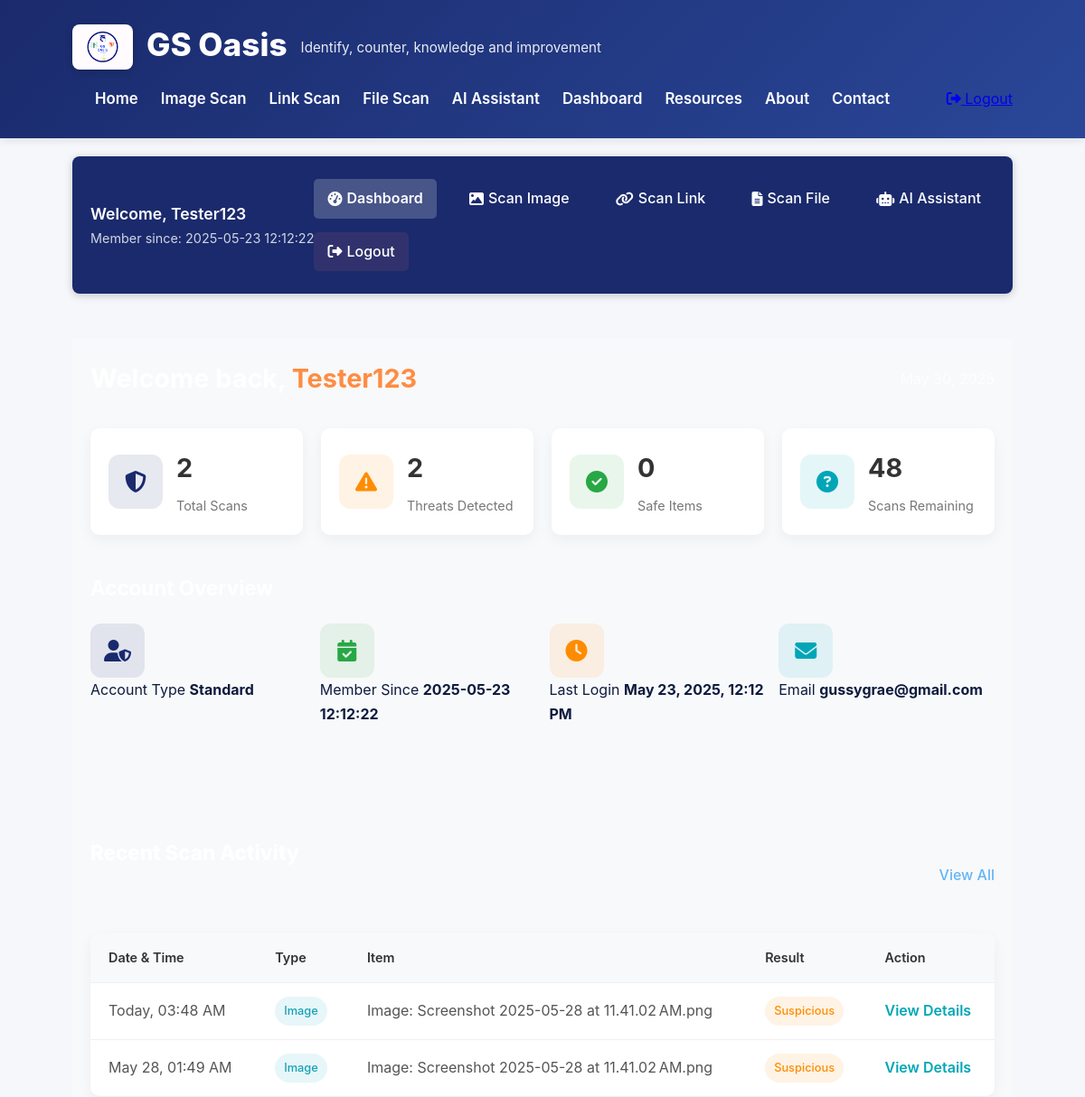
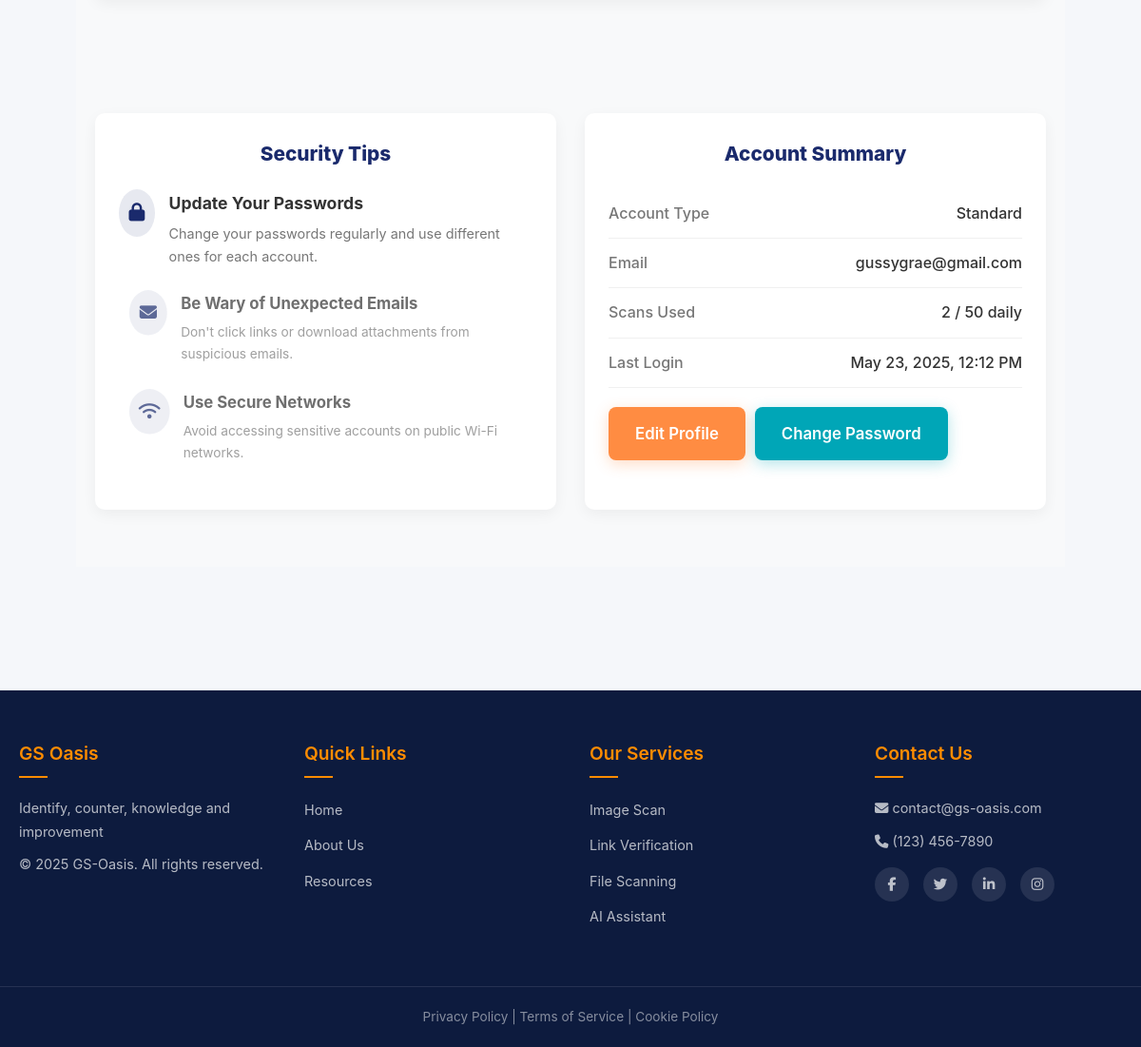
The app's page /dashboard (signed in) with its own data (2 pictures, top to bottom).
### tables this page shows
CREATE TABLE users (
                id INTEGER PRIMARY KEY AUTOINCREMENT,
                username TEXT UNIQUE NOT NULL,
                email TEXT NOT NULL,
                password TEXT NOT NULL
            , created_at TEXT, last_login TEXT, account_type TEXT);

CREATE TABLE scan_history (
                id INTEGER PRIMARY KEY AUTOINCREMENT,
                user_id INTEGER,
                scan_date TEXT DEFAULT CURRENT_TIMESTAMP,
                scan_type TEXT NOT NULL,
                scan_item TEXT NOT NULL,
                result TEXT NOT NULL,
                FOREIGN KEY (user_id) REFERENCES users(id)
            );

### gs-oasis/app.py (the view, shortened to what this page needs)
@app.route('/dashboard')
@login_required
def dashboard():
    username = session.get('username')
    with sqlite3.connect('database.db') as conn:
        cursor = conn.cursor()
        cursor.execute("PRAGMA table_info(users)")
        columns = [col[1] for col in cursor.fetchall()]
        select_fields = ["email"]
        if 'created_at' in columns:
            select_fields.append('created_at')
        if 'last_login' in columns:
            select_fields.append('last_login')
        query = f"SELECT {', '.join(select_fields)} FROM users WHERE username = ?"
        try:
            cursor.execute(query, (username,))
            user_data = cursor.fetchone()
            if user_data:
                email = user_data[0]
                join_date = "N/A"
                last_login = "N/A"
                field_index = 1
                if 'created_at' in columns and len(user_data) > field_index:
                    join_date = user_data[field_index] if user_data[field_index] else "N/A"
                    field_index += 1
                if 'last_login' in columns and len(user_data) > field_index:
                    last_login = user_data[field_index] if user_data[field_index] else "N/A"
            else:
                email = "N/A"
                join_date = "N/A"
                last_login = "N/A"
        except sqlite3.Error as e:
            print(f"Database error: {str(e)}")
            email = "N/A"
            join_date = "N/A"
            last_login = "N/A"
        user_id = session.get('user_id')
        try:
            cursor.execute("SELECT COUNT(*) FROM scan_history WHERE user_id = ?", (user_id,))
            scan_count = cursor.fetchone()[0] or 0
            cursor.execute("SELECT COUNT(*) FROM scan_history WHERE user_id = ? AND result LIKE '%suspicious%' OR result LIKE '%danger%' OR result LIKE '%scam%'", (user_id,))
            threat_count = cursor.fetchone()[0] or 0
            cursor.execute("SELECT COUNT(*) FROM scan_history WHERE user_id = ? AND result LIKE '%safe%'", (user_id,))
            safe_count = cursor.fetchone()[0] or 0
            daily_limit = 50  # Could make this dynamic based on account type
            remaining_scans = daily_limit - scan_count if scan_count < daily_limit else 0
        except sqlite3.Error as e:
            print(f"Error fetching scan statistics: {e}")
            scan_count = 0
            threat_count = 0
            safe_count = 0
            remaining_scans = 50
        if last_login != "N/A":
            try:
                login_time = time.strptime(last_login, "%Y-%m-%d %H:%M:%S")
                today = time.strftime("%Y-%m-%d")
                if time.strftime("%Y-%m-%d", login_time) == today:
                    last_login = "Today, " + time.strftime("%I:%M %p", login_time)
                else:
                    last_login = time.strftime("%b %d, %Y, %I:%M %p", login_time)
            except:
                pass
        current_date = time.strftime("%B %d, %Y")
        recent_activities = []
        try:
            cursor.execute("""
                SELECT scan_date, scan_type, scan_item, result
                FROM scan_history
                WHERE user_id = ?
                ORDER BY scan_date DESC LIMIT 10
            """, (user_id,))
            history_items = cursor.fetchall()
            for item in history_items:
                scan_date, scan_type, scan_item, result = item
                try:
                    item_date = time.strptime(scan_date, "%Y-%m-%d %H:%M:%S")
                    today = time.strftime("%Y-%m-%d")
                    yesterday = time.strftime("%Y-%m-%d", time.localtime(time.time() - 86400))
                    if time.strftime("%Y-%m-%d", item_date) == today:
                        formatted_date = "Today, " + time.strftime("%I:%M %p", item_date)
                    elif time.strftime("%Y-%m-%d", item_date) == yesterday:
                        formatted_date = "Yesterday, " + time.strftime("%I:%M %p", item_date)
                    else:
                        formatted_date = time.strftime("%b %d, %I:%M %p", item_date)
                except:
                    formatted_date = scan_date
                result_category = "safe"
                if "suspicious" in result.lower() or "warning" in result.lower():
                    result_category = "suspicious"
                elif "danger" in result.lower() or "scam" in result.lower() or "threat" in result.lower():
                    result_category = "dangerous"
                recent_activities.append({
                    "date": formatted_date,
                    "type": scan_type,
                    "item": scan_item,
                    "result": result_category
                })
        except sqlite3.Error as e:
            print(f"Error fetching scan history: {e}")
            recent_activities = [{
                "date": "No scan history available",
                "type": "none",
                "item": "Database error occurred",
                "result": "none"
            }]
    return render_template('dashboard.html',
                          username=username,
                          email=email,
                          join_date=join_date,
                          current_date=current_date,
                          scan_count=scan_count,
                          threat_count=threat_count,
                          safe_count=safe_count,
                          remaining_scans=remaining_scans,
                          last_login=last_login,
                          recent_activities=recent_activities)

### gs-oasis/templates/dashboard.html
{% extends 'base.html' %}
{% block content %}
<div class="dashboard-container">
    <div class="dashboard-topnav">
        <div class="user-info">
            <span class="welcome-message">Welcome, {{ username }}</span>
            <span class="member-since">Member since: {{ join_date }}</span>
        </div>
        <nav class="top-nav">
            <a href="{{ url_for('dashboard') }}" class="active"><i class="fas fa-tachometer-alt"></i> Dashboard</a>
            <a href="{{ url_for('scan_image') }}"><i class="fas fa-image"></i> Scan Image</a>
            <a href="{{ url_for('scan_link') }}"><i class="fas fa-link"></i> Scan Link</a>
            <a href="{{ url_for('scan_file') }}"><i class="fas fa-file-alt"></i> Scan File</a>
            <a href="{{ url_for('ai_assistant') }}"><i class="fas fa-robot"></i> AI Assistant</a>
            <a href="{{ url_for('logout') }}" class="logout-btn"><i class="fas fa-sign-out-alt"></i> Logout</a>
        </nav>
    </div>
    <div class="dashboard-main">
        <div class="dashboard-header">
            <h1>Welcome back, <span class="highlight">{{ username }}</span></h1>
            <div class="date">{{ current_date }}</div>
        </div>
        <div class="stats-overview">
            <div class="stat-card">
                <div class="stat-icon">
                    <i class="fas fa-shield-alt"></i>
                </div>
                <div class="stat-details">
                    <h3>{{ scan_count }}</h3>
                    <p>Total Scans</p>
                </div>
            </div>
            <div class="stat-card">
                <div class="stat-icon warning">
                    <i class="fas fa-exclamation-triangle"></i>
                </div>
                <div class="stat-details">
                    <h3>{{ threat_count }}</h3>
                    <p>Threats Detected</p>
                </div>
            </div>
            <div class="stat-card">
                <div class="stat-icon success">
                    <i class="fas fa-check-circle"></i>
                </div>
                <div class="stat-details">
                    <h3>{{ safe_count }}</h3>
                    <p>Safe Items</p>
                </div>
            </div>
            <div class="stat-card">
                <div class="stat-icon info">
                    <i class="fas fa-question-circle"></i>
                </div>
                <div class="stat-details">
                    <h3>{{ remaining_scans }}</h3>
                    <p>Scans Remaining</p>
                </div>
            </div>
        </div>
        <div class="quick-actions">
            <h2>Account Overview</h2>
            <div class="action-buttons">
                <div class="account-stat">
                    <div class="stat-icon">
                        <i class="fas fa-user-shield"></i>
                    </div>
                    <div class="stat-info">
                        <span>Account Type</span>
                        <strong>Standard</strong>
                    </div>
                </div>
                <div class="account-stat">
                    <div class="stat-icon success">
                        <i class="fas fa-calendar-check"></i>
                    </div>
                    <div class="stat-info">
                        <span>Member Since</span>
                        <strong>{{ join_date }}</strong>
                    </div>
                </div>
                <div class="account-stat">
                    <div class="stat-icon warning">
                        <i class="fas fa-clock"></i>
                    </div>
                    <div class="stat-info">
                        <span>Last Login</span>
                        <strong>{{ last_login }}</strong>
                    </div>
                </div>
                <div class="account-stat">
                    <div class="stat-icon info">
                        <i class="fas fa-envelope"></i>
                    </div>
                    <div class="stat-info">
                        <span>Email</span>
                        <strong>{{ email }}</strong>
                    </div>
                </div>
            </div>
        </div>
        <section id="history" class="recent-activity">
            <div class="section-header">
                <h2>Recent Scan Activity</h2>
                <a href="#" class="view-all">View All</a>
            </div>
            <div class="activity-table">
                <table>
                    <thead>
                        <tr>
                            <th>Date & Time</th>
                            <th>Type</th>
                            <th>Item</th>
                            <th>Result</th>
                            <th>Action</th>
                        </tr>
                    </thead>
                    <tbody>
                        {% for activity in recent_activities %}
                        <tr>
                            <td>{{ activity.date }}</td>
                            <td>
                                {% if activity.type == 'image' %}
                                <span class="badge image">Image</span>
                                {% elif activity.type == 'link' %}
                                <span class="badge link">Link</span>
                                {% elif activity.type == 'file' %}
                                <span class="badge file">File</span>
                                {% endif %}
                            </td>
                            <td>{{ activity.item }}</td>
                            <td>
                                {% if activity.result == 'safe' %}
                                <span class="badge success">Safe</span>
                                {% elif activity.result == 'suspicious' %}
                                <span class="badge warning">Suspicious</span>
                                {% elif activity.result == 'dangerous' %}
                                <span class="badge danger">Dangerous</span>
                                {% endif %}
                            </td>
                            <td><a href="#" class="btn-text">View Details</a></td>
                        </tr>
                        {% endfor %}
                    </tbody>
                </table>
            </div>
        </section>
        <div class="dashboard-row">
            <section id="security" class="security-tips">
                <h2>Security Tips</h2>
                <div class="tip-list">
                    <div class="tip-item">
                        <div class="tip-icon"><i class="fas fa-lock"></i></div>
                        <div class="tip-content">
                            <h3>Update Your Passwords</h3>
                            <p>Change your passwords regularly and use different ones for each account.</p>
                        </div>
                    </div>
                    <div class="tip-item">
                        <div class="tip-icon"><i class="fas fa-envelope"></i></div>
                        <div class="tip-content">
                            <h3>Be Wary of Unexpected Emails</h3>
                            <p>Don't click links or download attachments from suspicious emails.</p>
                        </div>
                    </div>
                    <div class="tip-item">
                        <div class="tip-icon"><i class="fas fa-wifi"></i></div>
                        <div class="tip-content">
                            <h3>Use Secure Networks</h3>
                            <p>Avoid accessing sensitive accounts on public Wi-Fi networks.</p>
                        </div>
                    </div>
                </div>
            </section>
            <section id="settings" class="account-summary">
                <h2>Account Summary</h2>
                <div class="account-details">
                    <div class="detail-row">
                        <div class="detail-label">Account Type</div>
                        <div class="detail-value">Standard</div>
                    </div>
                    <div class="detail-row">
                        <div class="detail-label">Email</div>
                        <div class="detail-value">{{ email }}</div>
                    </div>
                    <div class="detail-row">
                        <div class="detail-label">Scans Used</div>
                        <div class="detail-value">{{ scan_count }} / 50 daily</div>
                    </div>
                    <div class="detail-row">
                        <div class="detail-label">Last Login</div>
                        <div class="detail-value">{{ last_login }}</div>
                    </div>
                    <div class="detail-buttons">
                        <a href="#" class="btn btn-primary">Edit Profile</a>
                        <a href="#" class="btn btn-secondary">Change Password</a>
                    </div>
                </div>
            </section>
        </div>
    </div>
</div>
{% endblock %}

### records on screen
users: username "Tester123", created_at "2025-05-23 12:12:22", email "gussygrae@gmail.com"
scan_history: date "Today, 03:48 AM", scan_type "Image", item "Image: Screenshot 2025-05-28 at 11.41.02 AM.png", shows "Suspicious"
scan_history: date "May 28, 01:49 AM", scan_type "Image", item "Image: Screenshot 2025-05-28 at 11.41.02 AM.png", shows "Suspicious"

### other values on screen
{{ scan_count }} "2"
{{ threat_count }} "2"
{{ safe_count }} "0"
{{ remaining_scans }} "48"
{{ last_login }} "May 23, 2025, 12:12 PM"
